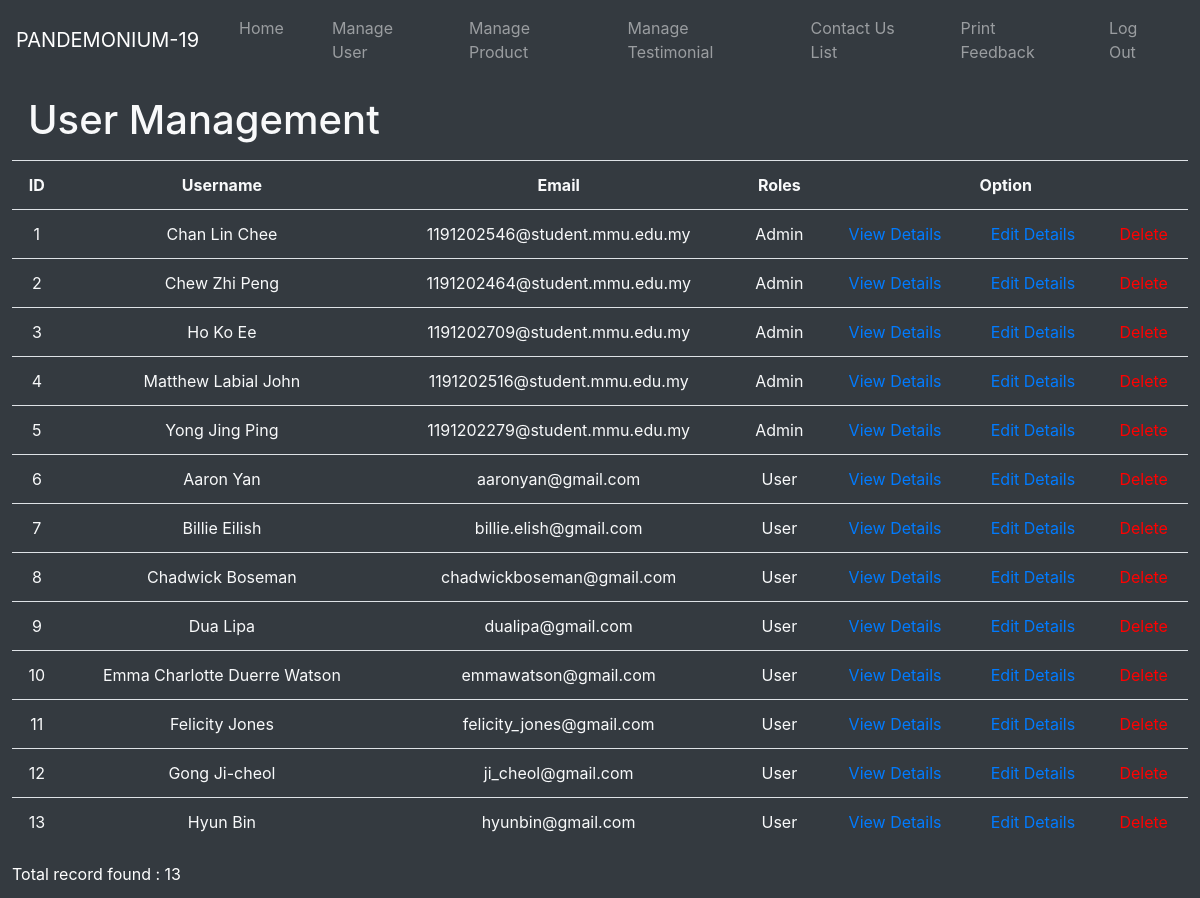
Page /admin/user_management.php on the committed database.
### tables this page shows
CREATE TABLE `user` (
  `userID` int(10) NOT NULL,
  `userName` varchar(50) NOT NULL,
  `userEmail` varchar(50) NOT NULL,
  `userContact` varchar(11) NOT NULL,
  `userPassword` varchar(50) NOT NULL,
  `gender` varchar(10) NOT NULL,
  `dateOfBirth` date NOT NULL,
  `residentialAddress` varchar(200) NOT NULL,
  `userType` enum('User','Admin') NOT NULL DEFAULT 'User'
);

### admin/user_management.php (the view, shortened to what this page needs)
<?php
	include("../database/connect.php");
?>
<!DOCTYPE html>
<html>
<head>
    <link rel="stylesheet" href="https://maxcdn.bootstrapcdn.com/bootstrap/4.0.0/css/bootstrap.min.css"
>
    <?php require("adminNav.php"); ?>
</head>
<body class="bg-dark text-light">
	<form method="get">
	<div class = "user-container" style="margin:1%;">
		<h1 class="m-3">User Management</h1>
		<table class="table">
			<tr>
				<th scope="col" class="text-center">ID</th>
				<th scope="col" class="text-center">Username</th>
				<th scope="col" class="text-center">Email</th>
				<th scope="col" class="text-center">Roles</th>
				<th scope="col" class="text-center" colspan="3">Option</th>
			</tr>
			<?php
			$result = mysqli_query($con,"select * from user");
			$numRow = mysqli_num_rows($result);
			while($row = mysqli_fetch_assoc($result))
			{
				$userid = $row['userID'];
			?>
			<tr>
				<td class="text-center"><?php echo $row['userID']?></td>
				<td class="text-center"><?php echo $row['userName']?></td>
				<td class="text-center"><?php echo $row['userEmail']?></td>
				<td class="text-center"><?php echo $row['userType']?></td>
				<td class="text-center"><a href="user_detail.php?id=<?php echo $userid;?>&pageset=true">View Details</a></td>
				<td class="text-center"><a href="user_detail_edit.php?id=<?php echo $userid;?>&pageedit=true">Edit Details</a></td>
				<td class="text-center"><a href="user_management.php?pagedelete&id=<?php echo $userid;?>" onclick="return confirmation()" style="color: red;">Delete</a></td>
			</tr>
			<?php
			}
			?>
		</table>
		<footer style="color: white;">Total record found : <?php echo $numRow?></footer>
	</div>
	</form>
</body>
</html>

### rows in the picture
user: userID "1", userName "Chan Lin Chee", userEmail "1191202546@student.mmu.edu.my", userType "Admin"
user: userID "2", userName "Chew Zhi Peng", userEmail "1191202464@student.mmu.edu.my", userType "Admin"
user: userID "3", userName "Ho Ko Ee", userEmail "1191202709@student.mmu.edu.my", userType "Admin"
user: userID "4", userName "Matthew Labial John", userEmail "1191202516@student.mmu.edu.my", userType "Admin"
user: userID "5", userName "Yong Jing Ping", userEmail "1191202279@student.mmu.edu.my", userType "Admin"
user: userID "6", userName "Aaron Yan", userEmail "aaronyan@gmail.com", userType "User"
user: userID "7", userName "Billie Eilish", userEmail "billie.elish@gmail.com", userType "User"
user: userID "8", userName "Chadwick Boseman", userEmail "chadwickboseman@gmail.com", userType "User"
user: userID "9", userName "Dua Lipa", userEmail "dualipa@gmail.com", userType "User"
user: userID "10", userName "Emma Charlotte Duerre Watson", userEmail "emmawatson@gmail.com", userType "User"
user: userID "11", userName "Felicity Jones", userEmail "felicity_jones@gmail.com", userType "User"
user: userID "12", userName "Gong Ji-cheol", userEmail "ji_cheol@gmail.com", userType "User"
user: userID "13", userName "Hyun Bin", userEmail "hyunbin@gmail.com", userType "User"

### other values in the picture
$numRow "13"
